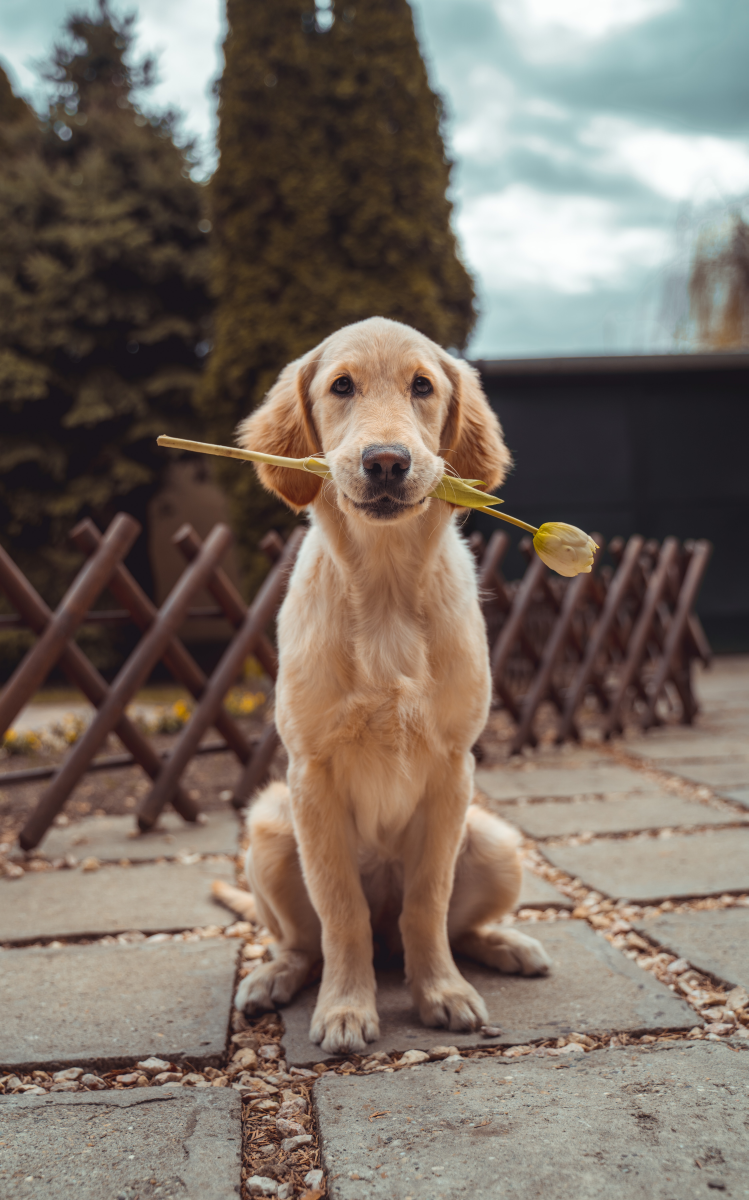
#> input picture dog_Labrador.jpg, 3742 x 6000 px (shown at 1/5 size)
$ jupyter execute --allow-errors PCA_Image_Compression.ipynb
#> lines starting #> are read from the running program, lines starting #| are printed output that depends on the picture
## Image Compression using Principal Component Analysis

Principal Component Analysis (PCA) is a data preparation technique that uses linear algebra for dimensionality reduction. PCA determines important features of a dataset and improves the performance of a machine learning model without sacrificing accuracy.

I will use PCA for image compression since images are just a grid of pixel values.

**Importing Libraries**

[cell 1]
import numpy as np
import matplotlib.pyplot as plt
from sklearn.preprocessing import MinMaxScaler
from sklearn.decomposition import PCA
import cv2

**Loading the Image**

It is critical to scale the dataset before applying PCA because PCA is sensitive to the relative ranges of features. I will divide the image data by 255 and then split the image into three channels.

[cell 2]
def read_img_color(filepath):
#> called with filepath = './dog_Labrador.jpg'
    read_image = plt.imread(filepath)/255
    red_channel_image, green_channel_image, blue_channel_image = cv2.split(read_image)
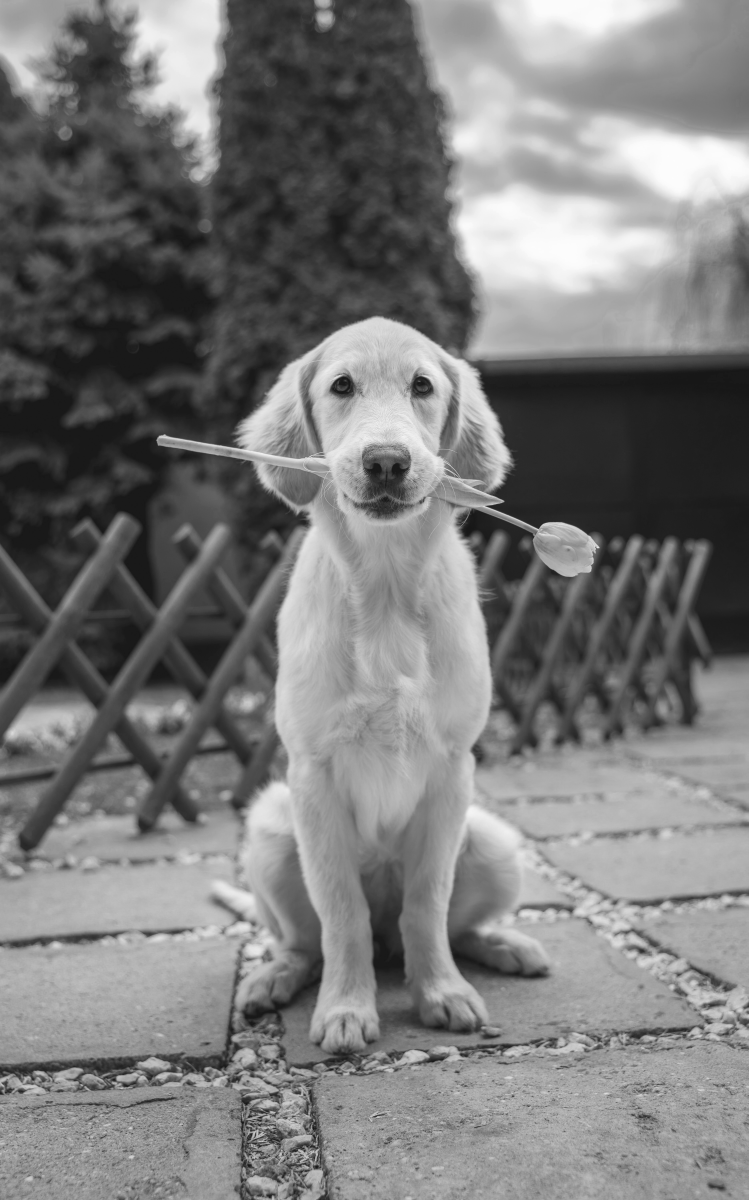
#> red_channel_image: shape (6000, 3742) float64 (shown at 1/5 size); min 0.0627, max 1, mean 0.478
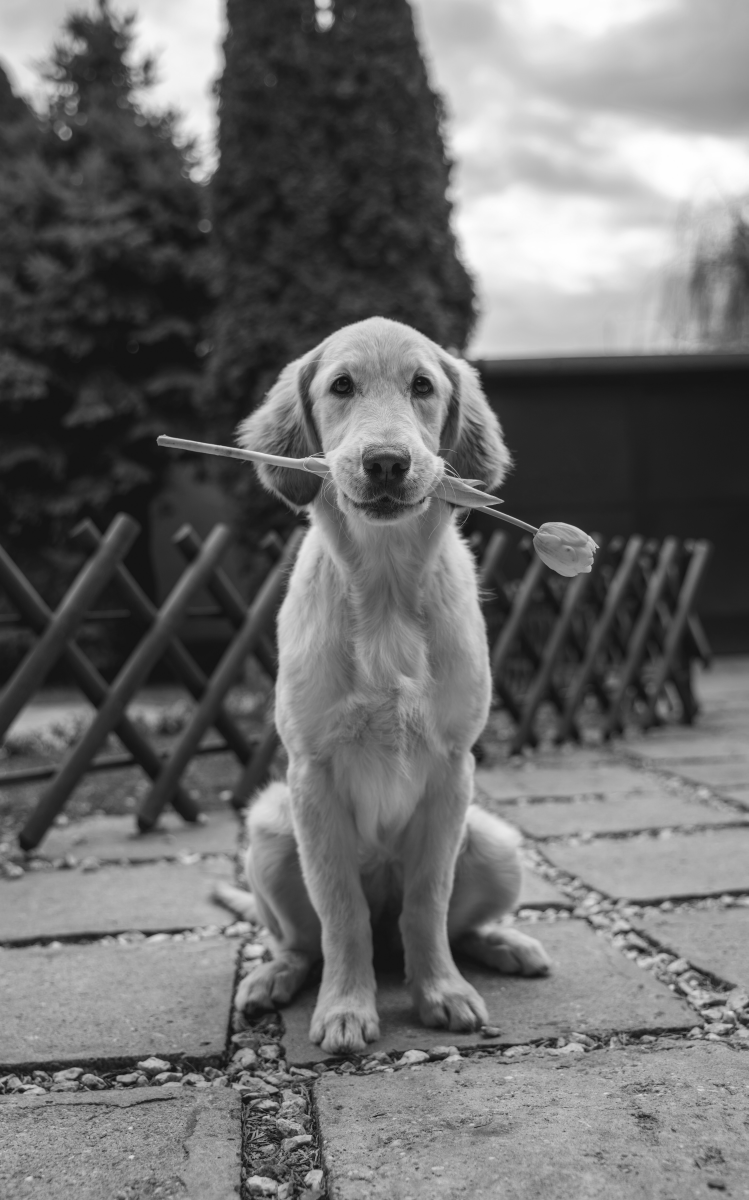
#> green_channel_image: shape (6000, 3742) float64 (shown at 1/5 size); min 0.0471, max 0.996, mean 0.43
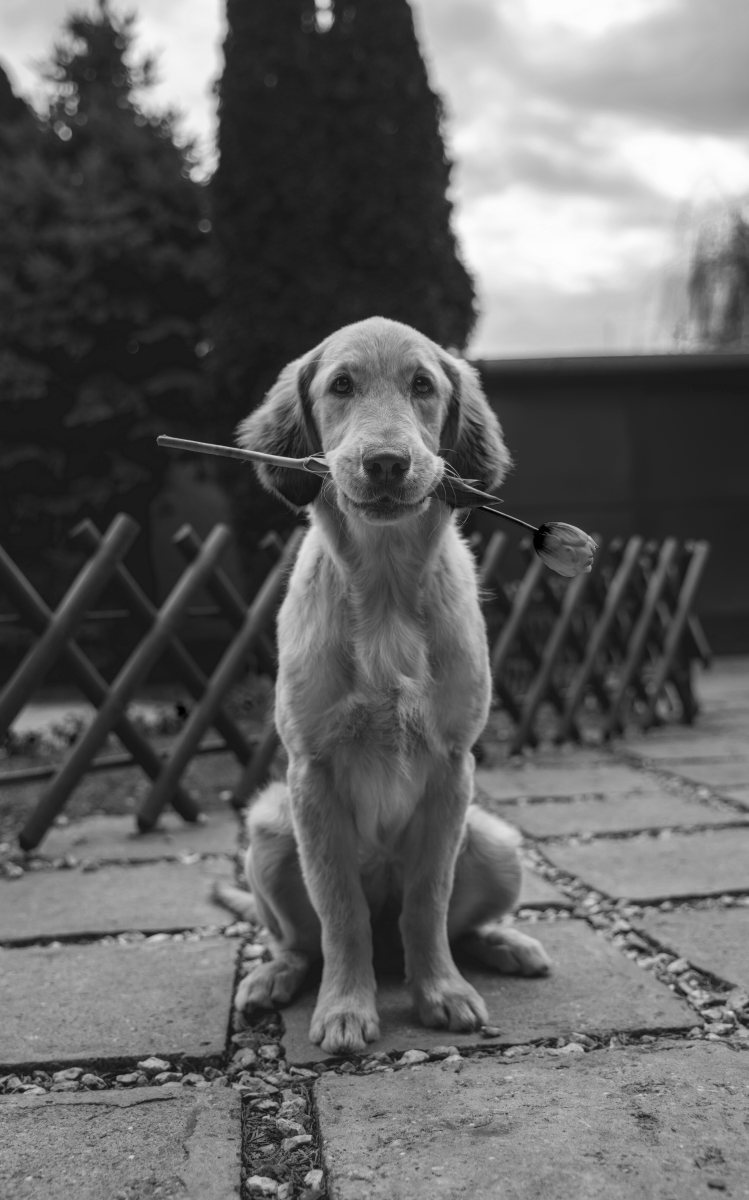
#> blue_channel_image: shape (6000, 3742) float64 (shown at 1/5 size); min 0, max 0.992, mean 0.391
    return read_image, red_channel_image, green_channel_image, blue_channel_image

[cell 3]
original,red,green,blue = read_img_color('./dog_Labrador.jpg')

[cell 4]
original.shape
#> Out = (6000, 3742, 3)

The image has 6000x3742 pixels with three arrays corresponding to the RGB channel.

**Displaying the image**

The original image in color and the corresponding channel images in grayscale are displayed.

[cell 5]
def display_img(read_image, red_channel_image, green_channel_image, blue_channel_image):
    fig = plt.figure(figsize=(5,7))
    fig.add_subplot(221)
    plt.title("Original Image")
    plt.imshow(read_image)
    fig.add_subplot(222)
    plt.title("Red Channel")
    plt.imshow(red_channel_image,cmap='gray')
    fig.add_subplot(223)
    plt.title("Green Channel")
    plt.imshow(green_channel_image,cmap='gray')
    fig.add_subplot(224)
    plt.title("Blue Channel")
    plt.imshow(blue_channel_image,cmap='gray')
    plt.show()

[cell 6]
display_img(original,red,green,blue)

**Fit and Transform the data in PCA**

We are now ready to compress the image! I will apply PCA to each channel and merge the three arrays to get the compressed image data.

[cell 7]
def pca_transform(k,img):
    pca = PCA(n_components=k)
    pca_img = pca.fit_transform(img)
    return pca.inverse_transform(pca_img)

[cell 8]
def scaler_transform(img):
    scaler = MinMaxScaler(clip=True)
    return scaler.fit_transform(img)

[cell 9]
def image_pca(k,red_channel_image,green_channel_image,blue_channel_image):

    transformed_red = (scaler_transform(pca_transform(k,red_channel_image))*255).astype(np.uint8)

    transformed_green = (scaler_transform(pca_transform(k,green_channel_image))*255).astype(np.uint8)

    transformed_blue = (scaler_transform(pca_transform(k,blue_channel_image))*255).astype(np.uint8)

    img_reduced= cv2.merge((transformed_red, transformed_green, transformed_blue))

    return img_reduced

**Image Reconstruction**

Now I will reconstruct the original image using projections of the data while increasing the number of principal components.
<br>
Note that I'm not reverting to the original data. I'm simply going back to the actual dimension of the original image for visualization.

[cell 10]
pca_size_array = [10, 25, 50, 75, 100, 125, 150, 175, 200, 225, 250, 275, 300]

[cell 11]
def display_pca_images(pca_array):
    if len(pca_array)%4==0:
        num_rows = len(pca_array)//4
    else:
        num_rows = (len(pca_array)//4)+1
    fig = plt.figure(figsize=(12,4*num_rows))
    for i in range(len(pca_array)):
        fig.add_subplot(num_rows, 4, i+1)
        plt.imshow(image_pca(pca_array[i],red,green,blue))
        plt.title(f'Components: {pca_array[i]}')
    plt.show()

#> (a cell that did not finish here is left out)

[cell 13]
def explained_variance_by_components(img,percentage):
    fig = plt.figure(figsize=[10,5])
    pca = PCA()
    pca.fit(img)
    var_cumu = np.cumsum(pca.explained_variance_ratio_)*100
    k = np.argmax(var_cumu>percentage)
    print(f'Number of components explaining {percentage}% variance: {k}')
    plt.title(f'Cumulative Explained Variance explained by the components')
    plt.ylabel('Cumulative Explained variance')
    plt.xlabel('Principal components')
    plt.axvline(x=k, color="k", linestyle="--")
    plt.axhline(y=percentage, color="r", linestyle="--")
    plt.plot(var_cumu)
    plt.show()

#> (a cell that did not finish here is left out)

#> (a cell that did not finish here is left out)


#> (a cell that did not finish here is left out)
